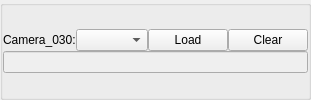
                          <widget class="QGroupBox" name="camera_index_groupBox_30">
                           <property name="title">
                            <string/>
                           </property>
                           <layout class="QGridLayout" name="gridLayout_33">
                            <property name="leftMargin">
                             <number>0</number>
                            </property>
                            <property name="topMargin">
                             <number>0</number>
                            </property>
                            <property name="rightMargin">
                             <number>0</number>
                            </property>
                            <property name="bottomMargin">
                             <number>0</number>
                            </property>
                            <property name="spacing">
                             <number>0</number>
                            </property>
                            <item row="0" column="0">
                             <layout class="QVBoxLayout" name="verticalLayout_35">
                              <item>
                               <layout class="QHBoxLayout" name="horizontalLayout_63" stretch="0,1,0,0">
                                <item>
                                 <widget class="QLabel" name="camera_index_label_30">
                                  <property name="text">
                                   <string>Camera_030:</string>
                                  </property>
                                 </widget>
                                </item>
                                <item>
                                 <widget class="QComboBox" name="camera_index_comboBox_30"/>
                                </item>
                                <item>
                                 <widget class="QPushButton" name="camera_index_pushButton_30">
                                  <property name="text">
                                   <string>Load</string>
                                  </property>
                                 </widget>
                                </item>
                                <item>
                                 <widget class="QPushButton" name="camera_index_clear_pushButton_30">
                                  <property name="text">
                                   <string>Clear</string>
                                  </property>
                                 </widget>
                                </item>
                               </layout>
                              </item>
                              <item>
                               <layout class="QHBoxLayout" name="horizontalLayout_64">
                                <item>
                                 <widget class="QLineEdit" name="camera_index_lineEdit_30">
                                  <property name="enabled">
                                   <bool>false</bool>
                                  </property>
                                 </widget>
                                </item>
                               </layout>
                              </item>
                             </layout>
                            </item>
                           </layout>
                          </widget>
